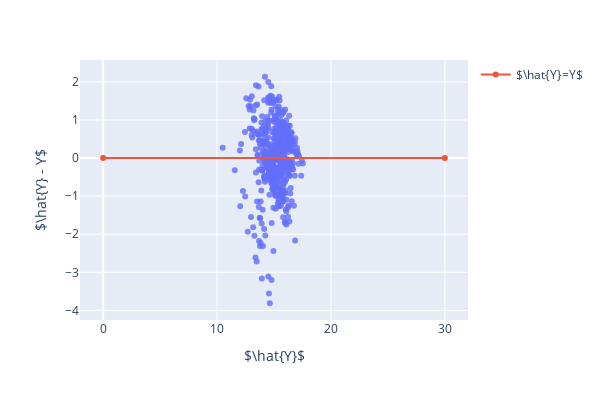

Notebook code for this chart:
### Code cell
fig = px.scatter(x = Y_hat.flatten(), y = (Y - Y_hat).flatten(), opacity=0.8, width=600, height=400)
fig.add_trace(go.Scatter(x=[0, 30], y=[0,0], name="$\hat{Y}=Y$"))
fig.update_xaxes(title="$\hat{Y}$")
fig.update_yaxes(title="$\hat{Y} - Y$")
fig

### Figure 1 — Plotly figure (JSON) as saved in the notebook; plotly's stock layout.template omitted (floating-point values rounded to 4 significant figures; data arrays with more than 128 entries replaced by an {"elided": "..."} marker saying what was removed)
{"data": [{"hovertemplate": "x=%{x}<br>y=%{y}<extra></extra>", "legendgroup": "", "marker": {"color": "#636efa", "opacity": 0.8, "symbol": "circle"}, "mode": "markers", "name": "", "orientation": "v", "showlegend": false, "type": "scatter", "x": {"elided": "470 float values"}, "xaxis": "x", "y": {"elided": "470 float values"}, "yaxis": "y"}, {"name": "$\\hat{Y}=Y$", "type": "scatter", "x": [0, 30], "y": [0, 0]}], "layout": {"height": 400, "legend": {"tracegroupgap": 0}, "margin": {"t": 60}, "width": 600, "xaxis": {"anchor": "y", "domain": [0, 1], "title": {"text": "$\\hat{Y}$"}}, "yaxis": {"anchor": "x", "domain": [0, 1], "title": {"text": "$\\hat{Y} - Y$"}}}}
